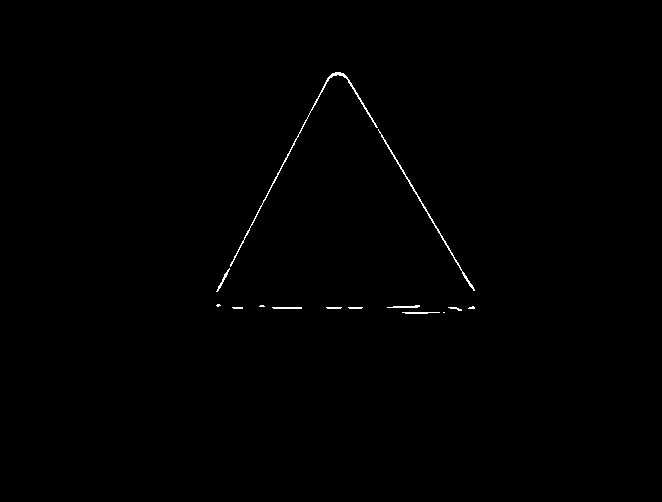
%> input picture A7/filtered_image.png, 662 x 502 px
$ octave image_shape_matching.m   (GNU Octave 9; MATLAB toolbox functions it lacks are replaced by stand-ins)
%> lines starting %> are read from the running program, lines starting %| are printed output that depends on the picture; in (x1, y1, x2, y2) boxes, pixels count from 0 and x2, y2 are one past the last pixel; in counts of white or black regions, pixels touching at a corner belong together; the program's own positions count from 1
### A7/closing_warning_triangle.m
function closed_image = closing_warning_triangle(image)
  closed_image = image;

  se_dil_ball = strel("ball", 82, 82);
  se_dil_diamond = strel("diamond", 120);

  closed_image = imdilate(closed_image, se_dil_ball);
  closed_image = imerode(closed_image, se_dil_diamond);

  closed_image(closed_image > 128) =  255;
  closed_image(closed_image < 128) =  0;

  closed_image = uint8(closed_image);
end

### A7/moments.m
function [M00, M10, M01, M20, M02, M11, M30, M03, M12, M21] = moments(image)
    [rows, cols] = size(image);
    [X, Y] = meshgrid(1:cols, 1:rows);
    X = uint64(X);
    Y = uint64(Y);
    image = uint64(image);

    M00 = sum(image(:));
    M10 = sum(sum(X .* image));
    M01 = sum(sum(Y .* image));
    M20 = sum(sum(X.^2 .* image));
    M02 = sum(sum(Y.^2 .* image));
    M11 = sum(sum(X .* Y .* image));
    M30 = sum(sum(X.^3 .* image));
    M03 = sum(sum(Y.^3 .* image));
    M12 = sum(sum(X .* Y.^2 .* image));
    M21 = sum(sum(X.^2 .* Y .* image));
end

### A7/calculate_moments_and_hu.m
function [moments_struct, hu_moments] = calculate_moments_and_hu(image)
    % Ensure image is binary
    if numel(unique(image)) > 2
        error('Image must be binary.');
    end

    [m00, m10, m01, m20, m02, m11, m30, m03, m12, m21] = moments(image);

    % Central moments
    x_bar = m10 / m00;
    y_bar = m01 / m00;
    mu20 = m20 - x_bar * m10;
    mu02 = m02 - y_bar * m01;
    mu11 = m11 - x_bar * m01;
    mu30 = m30 - 3 * x_bar * m20 + 2 * x_bar^3 * m00;
    mu03 = m03 - 3 * y_bar * m02 + 2 * y_bar^3 * m00;
    mu12 = m12 - 2 * y_bar * m11 - x_bar * m02 + 2 * y_bar^2 * m10;
    mu21 = m21 - 2 * x_bar * m11 - y_bar * m20 + 2 * x_bar^2 * m01;

    % Normalized central moments
    nu20 = mu20 / m00^2;
    nu02 = mu02 / m00^2;
    nu11 = mu11 / m00^2;
    nu30 = mu30 / m00^2.5;
    nu03 = mu03 / m00^2.5;
    nu12 = mu12 / m00^2.5;
    nu21 = mu21 / m00^2.5;

    % Create a structure similar to OpenCV's moments
    moments_struct = struct('m00', m00, 'm10', m10, 'm01', m01, 'm20', m20, 'm02', m02,
                            'm11', m11, 'm30', m30, 'm03', m03, 'm12', m12, 'm21', m21,
                            'mu20', mu20, 'mu02', mu02, 'mu11', mu11, 'mu30', mu30,
                            'mu03', mu03, 'mu12', mu12, 'mu21', mu21,
                            'nu20', nu20, 'nu02', nu02, 'nu11', nu11, 'nu30', nu30,
                            'nu03', nu03, 'nu12', nu12, 'nu21', nu21);

    % Hu moment invariants
    hu_moments = zeros(1, 7);
    hu_moments(1) = nu20 + nu02;
    hu_moments(2) = (nu20 - nu02)^2 + 4 * nu11^2;
    hu_moments(3) = (nu30 - 3 * nu12)^2 + (3 * nu21 - nu03)^2;
    hu_moments(4) = (nu30 + nu12)^2 + (nu21 + nu03)^2;
    hu_moments(5) = (nu30 - 3*nu12) * (nu30 + nu12) * ((nu30 + nu12)^2 - 3*(nu21 + nu03)^2) + (3*nu21 - nu03) * (nu21 + nu03) * (3*(nu30 + nu12)^2 - (nu21 + nu03)^2);
    hu_moments(6) = (nu20 - nu02) * ((nu30 + nu12)^2 - (nu21 + nu03)^2) + 4*nu11*(nu30 + nu12)*(nu21 + nu03);
    hu_moments(7) = (3*nu21 - nu03) * (nu30 + nu12) * ((nu30 + nu12)^2 - 3*(nu21 + nu03)^2) - (nu30 - 3*nu12) * (nu21 + nu03) * (3*(nu30 + nu12)^2 - (nu21 + nu03)^2);
end

### A7/image_shape_matching.m
pkg load image;

image = imread('/home/shothogun/Documents/Projects/UnB/PI/image-processing-discipline/A7/filtered_image.png');
%> image is the input picture: size 502x662 uint16; values 0 (black) and 65535 (white), 0.35% white in thin lines or dots, all inside (x1, y1, x2, y2) = (216, 72, 475, 314)
image = padarray(image,[100,100]);
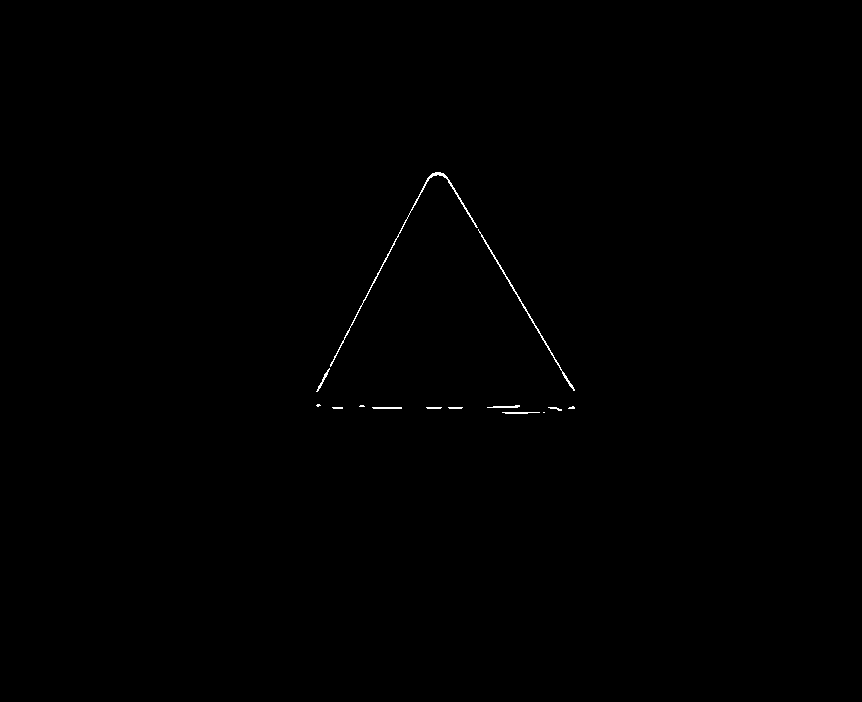
%> image: size 702x862 uint16; values 0 (black) and 65535 (white), 0.19% white in thin lines or dots, all inside (x1, y1, x2, y2) = (316, 172, 575, 414)
closed_image = closing_warning_triangle(image);
%> in closing_warning_triangle, `closed_image = imdilate(closed_image, se_dil_ball);`:
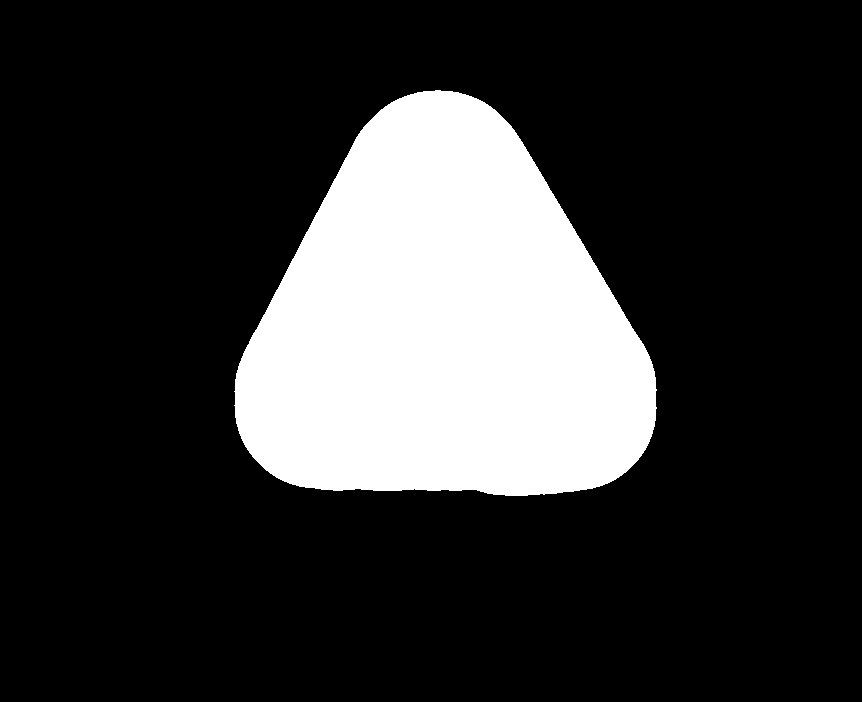
%> closed_image: size 702x862 uint16; values 82 (black) and 65535 (white), 20.1% white; 1 white region, box (x1, y1, x2, y2) and area: (234, 90, 657, 496) 121620
%> in closing_warning_triangle, `closed_image = imerode(closed_image, se_dil_diamond);`:
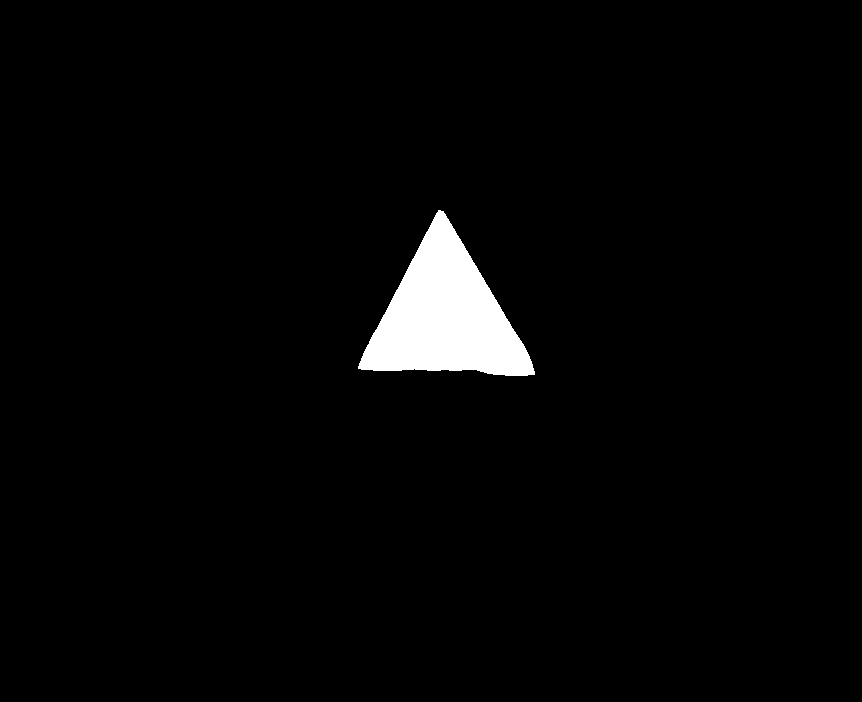
%> closed_image: size 702x862 uint16; values 82 (black) and 65535 (white), 2.5% white; 1 white region, box (x1, y1, x2, y2) and area: (358, 210, 535, 376) 15307
%> in closing_warning_triangle, `closed_image(closed_image > 128) =  255;`:
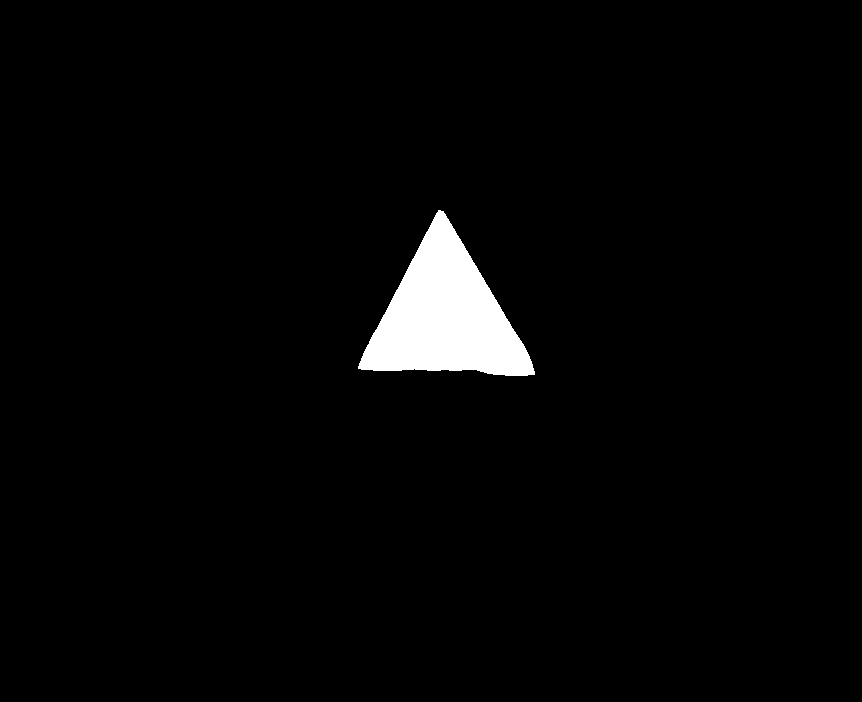
%> closed_image: size 702x862 uint16; values 82 (black) and 255 (white), 2.5% white; 1 white region, box (x1, y1, x2, y2) and area: (358, 210, 535, 376) 15307

closed_image = im2bw(closed_image, graythresh(closed_image))*255;
imwrite(closed_image, 'closed_triangle.png');

[image_moments,image_hu_moment] = calculate_moments_and_hu(closed_image);
%> in moments, `M00 = sum(image(:));`: M00 = 3903285
%> in moments, `M10 = sum(sum(X .* image));`: M10 = 1740771525
%> in moments, `M01 = sum(sum(Y .* image));`: M01 = 1237197270
%> in moments, `M20 = sum(sum(X.^2 .* image));`: M20 = 781962681855
%> in moments, `M02 = sum(sum(Y.^2 .* image));`: M02 = 398097961380
%> in moments, `M11 = sum(sum(X .* Y .* image));`: M11 = 552197314830
%> in moments, `M30 = sum(sum(X.^3 .* image));`: M30 = 3.54e+14
%> in moments, `M03 = sum(sum(Y.^3 .* image));`: M03 = 1.3e+14
%> in moments, `M12 = sum(sum(X .* Y.^2 .* image));`: M12 = 1.78e+14
%> in moments, `M21 = sum(sum(X.^2 .* Y .* image));`: M21 = 2.48e+14
%> in calculate_moments_and_hu, `[m00, m10, m01, m20, m02, m11, m30, m03, m12, m21] = moments(image);`: m00 = 3903285; m10 = 1740771525; m01 = 1237197270; m20 = 781962681855; m02 = 398097961380; m11 = 552197314830; m30 = 3.54e+14; m03 = 1.3e+14; m12 = 1.78e+14; m21 = 2.48e+14
%> in calculate_moments_and_hu, `x_bar = m10 / m00;`: x_bar = 446
%> in calculate_moments_and_hu, `y_bar = m01 / m00;`: y_bar = 317
%> in calculate_moments_and_hu, `mu20 = m20 - x_bar * m10;`: mu20 = 5.62e+09
%> in calculate_moments_and_hu, `mu02 = m02 - y_bar * m01;`: mu02 = 5.95e+09
%> in calculate_moments_and_hu, `mu11 = m11 - x_bar * m01;`: mu11 = 436995400.7
%> in calculate_moments_and_hu, `mu30 = m30 - 3 * x_bar * m20 + 2 * x_bar^3 * m00;`: mu30 = 1.51e+10
%> in calculate_moments_and_hu, `mu03 = m03 - 3 * y_bar * m02 + 2 * y_bar^3 * m00;`: mu03 = -1.29e+11
%> in calculate_moments_and_hu, `mu12 = m12 - 2 * y_bar * m11 - x_bar * m02 + 2 * y_bar^2 * m10;`: mu12 = 1.94e+09
%> in calculate_moments_and_hu, `mu21 = m21 - 2 * x_bar * m11 - y_bar * m20 + 2 * x_bar^2 * m01;`: mu21 = 1.25e+11
%> in calculate_moments_and_hu, `nu20 = mu20 / m00^2;`: nu20 = 0.000369
%> in calculate_moments_and_hu, `nu02 = mu02 / m00^2;`: nu02 = 0.000391
%> in calculate_moments_and_hu, `nu11 = mu11 / m00^2;`: nu11 = 2.87e-05
%> in calculate_moments_and_hu, `nu30 = mu30 / m00^2.5;`: nu30 = 5.01e-07
%> in calculate_moments_and_hu, `nu03 = mu03 / m00^2.5;`: nu03 = -4.3e-06
%> in calculate_moments_and_hu, `nu12 = mu12 / m00^2.5;`: nu12 = 6.43e-08
%> in calculate_moments_and_hu, `nu21 = mu21 / m00^2.5;`: nu21 = 4.16e-06
%> in calculate_moments_and_hu, `moments_struct = struct('m00', m00, 'm10', m10, 'm01', m01, 'm20', m20..`: moments_struct = {m00 3903285, m10 1740771525, m01 1237197270, m20 781962681855, m02 398097961380, m11 552197314830}
%> image_moments has the same summary as moments_struct in calculate_moments_and_hu; image_hu_moment = [0.00076 3.76e-09 2.82e-10 3.39e-13 -2.14e-24 -1.55e-17 2.52e-24]
folder_path =  '/home/shothogun/Documents/Projects/UnB/PI/image-processing-discipline/A7/shapes';
file_pattern = fullfile(folder_path, '*.png');

file_list = glob(file_pattern);

closest_distance= Inf;
closest_shape = '';

for i = 1:length(file_list)
  shape_image = imread(file_list{i});
  shape_image = resize_and_pad(shape_image, size(closed_image));

  if size(shape_image, 3) == 3
    shape_image = rgb2gray(uint8(shape_image));
    shape_image = im2bw(shape_image, graythresh(shape_image))*255;
  end

  [~, shape_name, ~] = fileparts(file_list{i});

  [~,shape_hu_moment] = calculate_moments_and_hu(shape_image);

  distance = norm(image_hu_moment-shape_hu_moment);
  disp(shape_name);
  disp(distance);

  if distance < closest_distance
    closest_distance = distance;
    closest_shape = shape_name;
  endif
end

disp(closest_shape);
